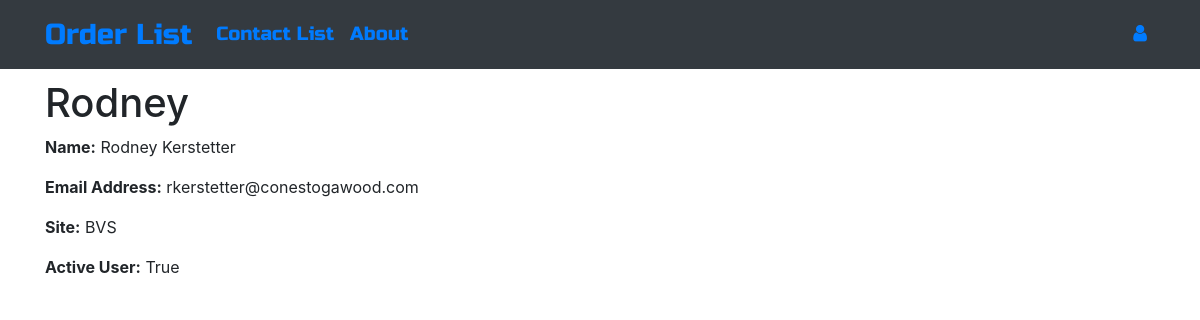
/contact/2, run on an earlier commit of the app's database.
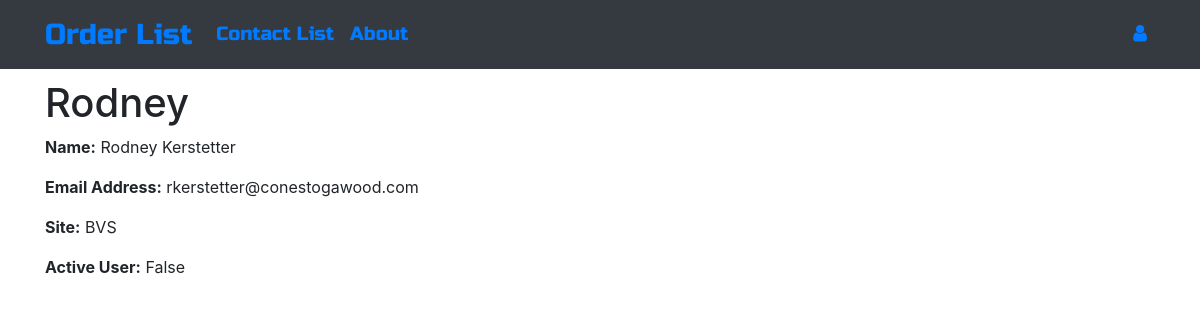
And on a later commit of the database.
### ordermanager/models.py (models this page shows, shortened)
class Contact(models.Model):
    SITES = (
        ("BVS", "Beaver Springs"),
        ("BVT", "Beavertown"),
    )
    first_name = models.CharField(max_length=50)
    last_name = models.CharField(max_length=50)
    email_address = models.CharField(max_length=100)
    site = models.CharField(max_length=3, choices=SITES)
    active = models.BooleanField(default=True)

### ordermanager/views.py (the view)
# urls.py: path('contact/<int:pk>', views.ContactDetailView.as_view(), name='contact_detail'),
class ContactDetailView(DetailView):
    model = Contact

### ordermanager/templates/ordermanager/contact_detail.html (shortened to what this page needs)
{% extends "ordermanager/base.html" %}
{% block content %}
    <h1 class="contacttitle">{{ contact.first_name }}</h1>
    <p><b>Name:</b> {{ contact.first_name|safe|linebreaksbr }} {{ contact.last_name|safe|linebreaksbr }}</p>
    <p><b>Email Address:</b> {{ contact.email_address|safe|linebreaksbr }}</p>
    <p><b>Site:</b> {{ contact.site|safe|linebreaksbr }}</p>
    <p><b>Active User:</b> {{ contact.active|safe|linebreaksbr }}</p>
{% endblock %}

What changed in the data, as far as the page shows it:
changed Contact "Rodney": active "True" → "False"
